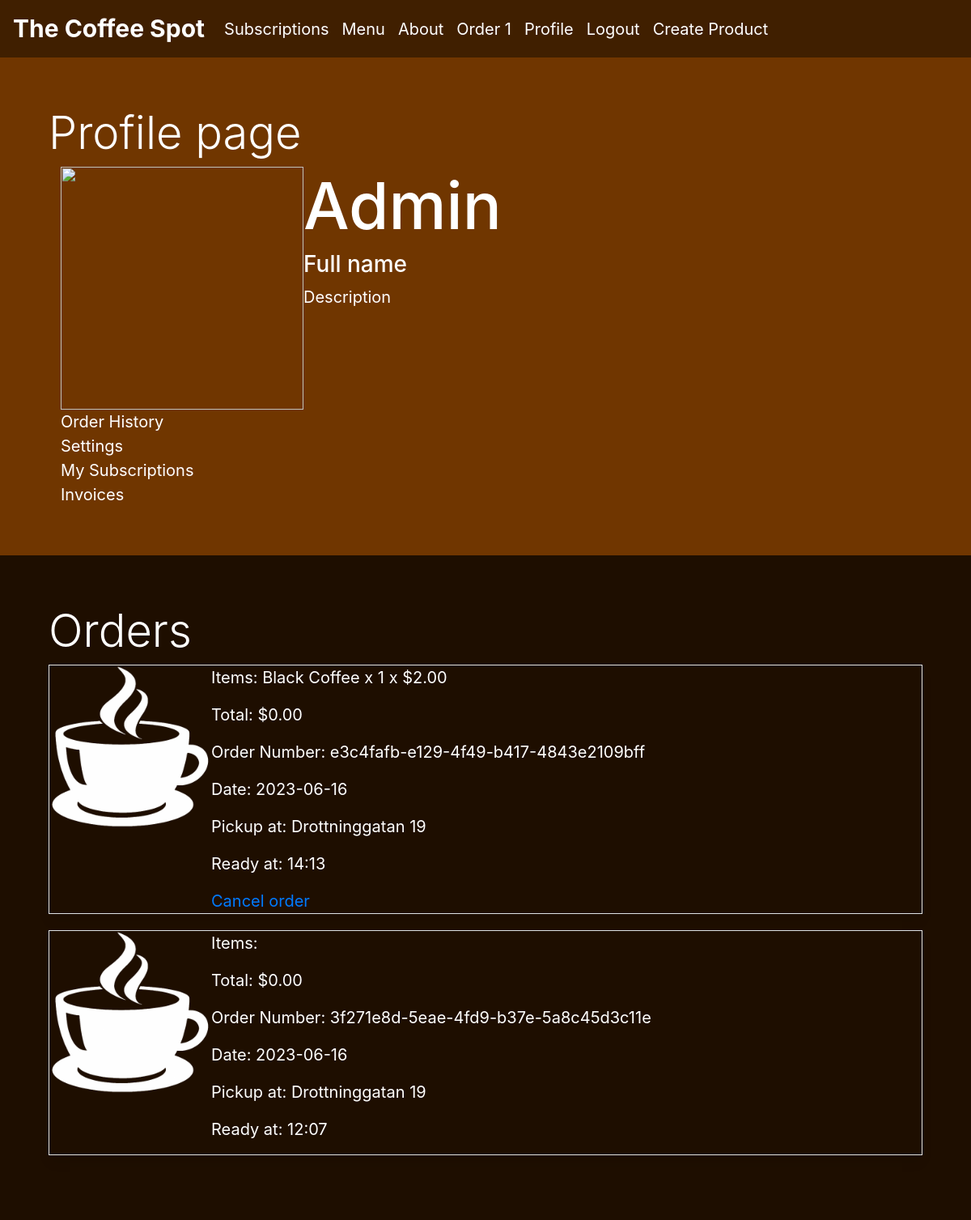
Before: /profile/history/ (signed in) with the older database file.
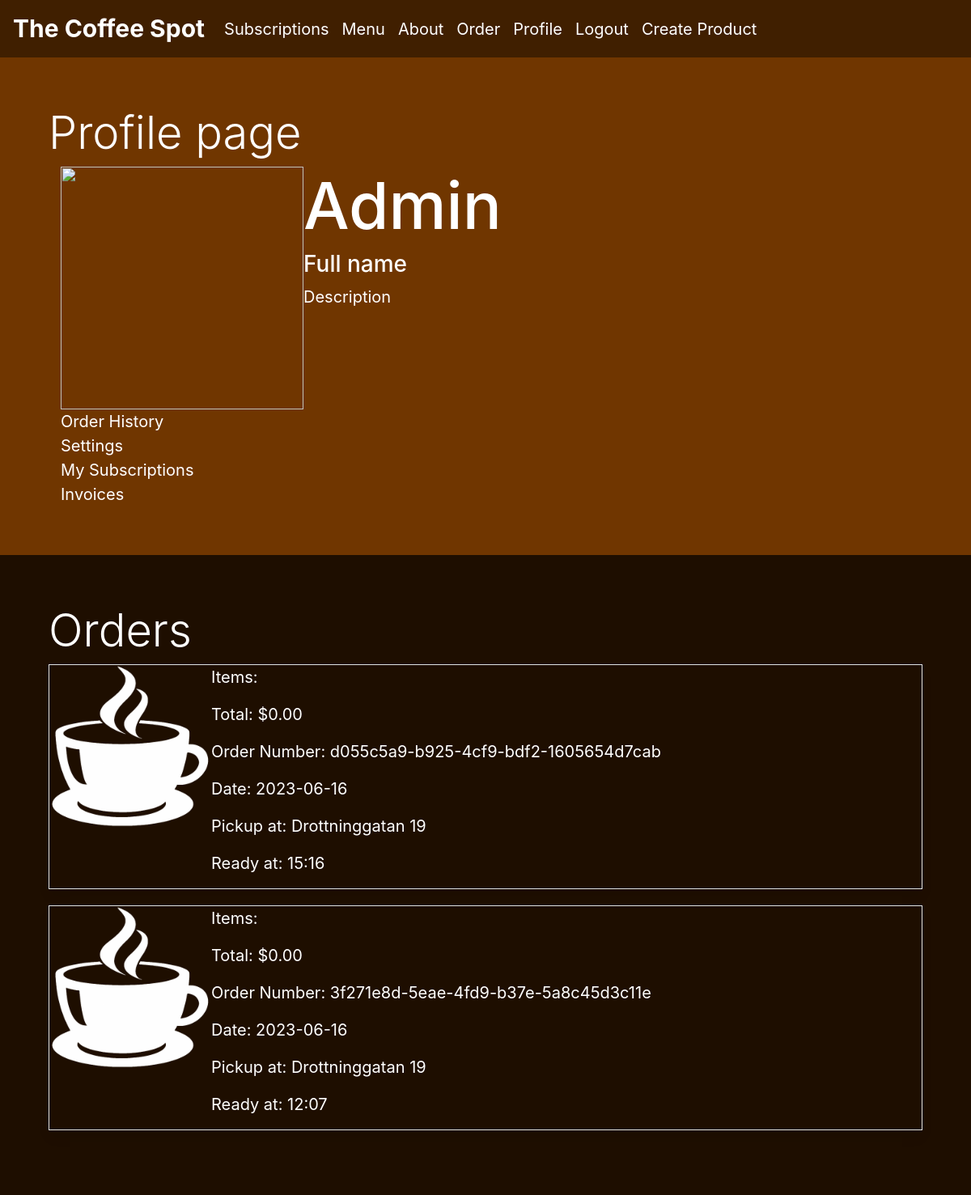
After: the same page with the newer database file.
### profiles/models.py (models this page shows, shortened)
class Profile(models.Model):
    user = models.OneToOneField(User, on_delete=models.CASCADE, related_name='profile')
    default_address = models.CharField(max_length=40, null=True, blank=True)
    default_postal_code = models.IntegerField(range(10000, 99999), null=True)
    default_city = models.CharField(max_length=40, null=True, blank=True)
    avatar = models.ImageField(upload_to=None, default='no image found')
    def has_active_orders(self):
        return self.user.orders.filter(active=True)

### order/models.py (models this page shows, shortened)
class Order(models.Model):
    customer = models.ForeignKey(User, on_delete=models.SET_NULL, null=True, blank=True, related_name='orders')
    name = models.CharField(max_length=35, null=True, blank=True)
    order_number = models.UUIDField(default=uuid.uuid4, unique=True, db_index=True, editable=False)
    address = models.CharField(max_length=100, null=True, blank=True)
    date = models.DateTimeField(auto_now_add=True)
    total_cost = models.DecimalField(max_digits=5, decimal_places=2, null=False, default=0)
    active = models.BooleanField(default=True)

class OrderLineItem(models.Model):
    order = models.ForeignKey(Order, null=False, on_delete=models.CASCADE, related_name='lineitems')
    product = models.ForeignKey(Product, null=False, blank=False, on_delete=models.CASCADE,)
    quantity = models.IntegerField(null=False, blank=False, default=0)
    lineitem_total = models.DecimalField(max_digits=6, decimal_places=2, null=False, blank=False, editable=False)

class Product(models.Model):
    name = models.CharField(max_length=100, default='Product')
    price = models.DecimalField(max_digits=3, decimal_places=2)
    image = models.ImageField(null=True, blank=True, upload_to='media/images/')
    category = models.CharField(max_length=30, null=True, blank=True)
    category_id = models.IntegerField(default=0)
    rating = models.DecimalField(max_digits=6, decimal_places=2, default=0)

### profiles/views.py (the view)
# urls.py: path('history/', views.order_history, name='order_history'),
def order_history(request):
    orders = Order.objects.filter(customer=request.user)
    orders = orders.order_by('-date')
    context = {}
    if orders:
        context['orders'] = orders
    return render(request, 'profiles/profile_page.html', context)

### profiles/templates/profiles/profile_page.html (shortened to what this page needs)
{% extends "base.html" %}
{% load static %}
{% block content %}
    <div class="row no-gutters" style="background-color: #703600;">
        <div class="container">
        <h1 class="display-4 logo-font text-white">Profile page</h1>
        <div class="col">
            <div class="d-flex">
                <a href="{% url 'edit_profile' %}">
                    <img src="#" alt="" width="300px" height="300px">
                </a>
                <div class="d-flex flex-column">
                    <h2 class="text-white">{{ user.username }}</h2>
                    <h3 class="text-white">Full name</h3>
                    <p class="text-white">Description</p>
                </div>
            </div>
            <div class="d-flex flex-column">
                <a href="{% url 'order_history' %}" class="text-white">Order History</a>
                <a href="#" class="text-white">Settings</a>
                <a href="{% url 'view_subscriptions' %}" class="text-white">My Subscriptions</a>
                <a href="#" class="text-white">Invoices</a>
            </div>
        </div>
    </div>
{% if request.resolver_match.view_name == "order_history" %}
    <div class="row no-gutters w-100" style="background-color:  #1E0E00;">
        <div class="container">
            <h2 class="display-4 logo-font text-white">Orders</h2>
            <div class="row">
                <div class="col">
                    <div class="d-flex flex-column">
                        <div class="d-flex flex-column">
                            {% for order in orders %}
                                <div class="d-flex flex-inline border" style="margin-bottom: 20px;">
                                    <img src="{% static 'images/coffee-cup.png' %}" alt="coffee cup" style="width: 200px; height: 200px;">
                                    <div class="d-flex flex-column text-white">
                                        <p>Items:
                                            {% for lineitem in order.lineitems.all %}
                                                {{ lineitem.product.name }} x {{ lineitem.quantity }} x ${{ lineitem.product.price }}
                                            {% endfor %}
                                        </p>
                                        <p>Total: ${{ order.total_cost }}</p>
                                        <p>Order Number: {{ order.order_number }}</p>
                                        <p>Date: {{ order.date|date:"Y-m-d" }}</p>
                                        <p>Pickup at: {{ order.address }}</p>
                                        <p>Ready at: {{ order.date|time:"H:i" }}</p>
                                        {% if order.active %}
                                            <a href="{% url 'cancel_order'  order.id %}" onclick="return confirmDeleteOrder();">Cancel order</a>
                                        {% endif %}
                                    </div>
                                </div>
                            {% endfor %}
                    </div>
                </div>
            </div>
        </div>
    </div>
{% endif %}
{% endblock %}

### templates/base.html (shortened to what this page needs)
{% load static %}
<!doctype html>
<html lang="en">
  <head>
    {% block corecss %}
      <link rel="stylesheet" href="https://cdn.jsdelivr.net/npm/bootstrap@4.0.0/dist/css/bootstrap.min.css">
      <link rel="stylesheet" href="{% static 'css/style.css' %}">
    {% endblock %}
  </head>
  <body>
    <nav class="navbar navbar-expand-lg navbar-light" style="background-color: #401F00;">
      <a class="navbar-brand text-white" href="{% url 'home_page' %}"><strong style="font-size: 30px;">The Coffee Spot</strong></a>
      <div class="collapse navbar-collapse" id="navbarSupportedContent">
        <ul class="navbar-nav ms-auto">
          <li class="nav-item active">
            <a href="{% url 'home_page' %}#subscriptions" class="nav-link text-white">
              Subscriptions
            </a>
          </li>
          <li class="nav-item active">
            <a href="{% url 'home_page' %}#menu" class="nav-link text-white">
              Menu
            </a>
          </li>
          <li class="nav-item active">
            <a href="{% url 'home_page' %}#about" class="nav-link text-white">
              About
            </a>
          </li>
          <li class="nav-item active">
            {% if user.is_authenticated %}
            <a href="{% url 'order' %}" class="nav-link text-white">
              Order
              {% if user.profile.has_active_orders %}
                {{ user.profile.has_active_orders.count }}
              {% endif %}
            </a>
            {% else %}
            <a href="{% url 'account_login' %}" class="nav-link text-white">
              Order
            </a>
            {% endif %}
          </li>
          {% if user.is_authenticated %}
            <li class="nav-item active">
              <a href="{% url 'profile_page' %}" class="nav-link text-white">
                Profile
              </a>
            </li>
            <li class="nav-item active">
              <a href="{% url 'account_logout' %}" class="nav-link text-white">
                Logout
              </a>
            </li>
          {% else %}
            <li class="nav-item active">
              <a href="{% url 'account_login' %}" class="nav-link text-white">
                Login
              </a>
            </li>
          {% endif %}
          {% if user.is_superuser %}
            <li class="nav-item active">
              <a href="{% url 'create_product' %}" class="nav-link text-white">Create Product</a>
            </li>
          {% endif %}
        </ul>
      </div>
    </nav>
    {% block content %}
    {% endblock %}
  </body>
</html>

### static/css/style.css (style rules this page uses)
body { background-color: #1E0E00; }
p { font-size: 20px; }
a { font-size: 20px }
h2 { font-size: 80px; }
.container { padding: 5% 5%; max-width: 100%; }
.card-body, .btn-outline-light, .border { box-shadow: 0px 10px 15px -3px rgba(0,0,0,0.1); }

Changed rows visible on the page:
removed Order: total_cost "0.00", order_number "e3c4fafb-e129-4f49-b417-4843e2109bff", date "2023-06-16", address "Drottninggatan 19", date "14:13", active "Cancel order"
removed OrderLineItem: product.name "Black Coffee", quantity "1", product.price "2.00"
added Order: total_cost "0.00", order_number "d055c5a9-b925-4cf9-bdf2-1605654d7cab", date "2023-06-16", address "Drottninggatan 19", date "15:16"
Other visible differences:
{{ user.profile.has_active_orders.count }}: "1" → (not shown)
